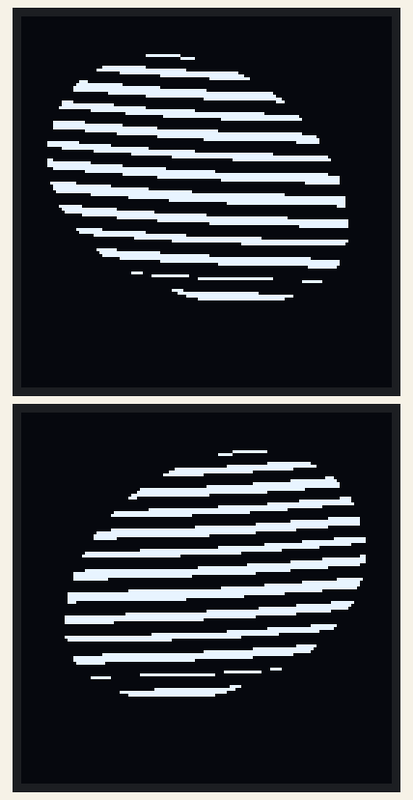
Simulated run of this sketch. Board: Arduino Uno, built for the host (arithmetic inside an expression is 32-bit, double 64-bit). Parts: 2 × 128×128 one-colour display. Random numbers use the default seed unless the sketch sets one.

Above: at 0.2 s.
At 4.24 s:
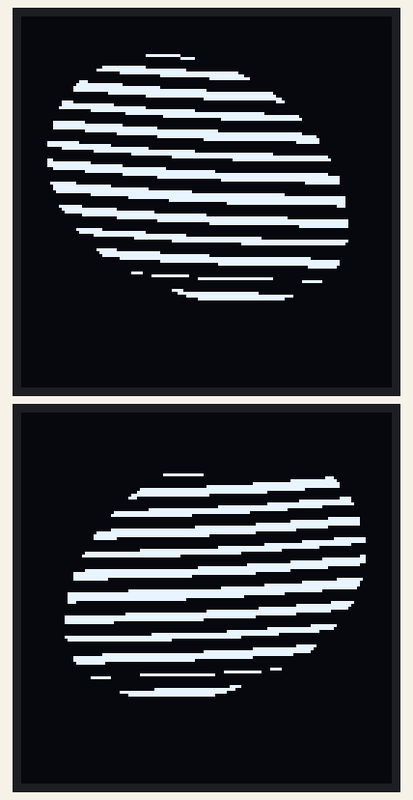
At 10.4 s:
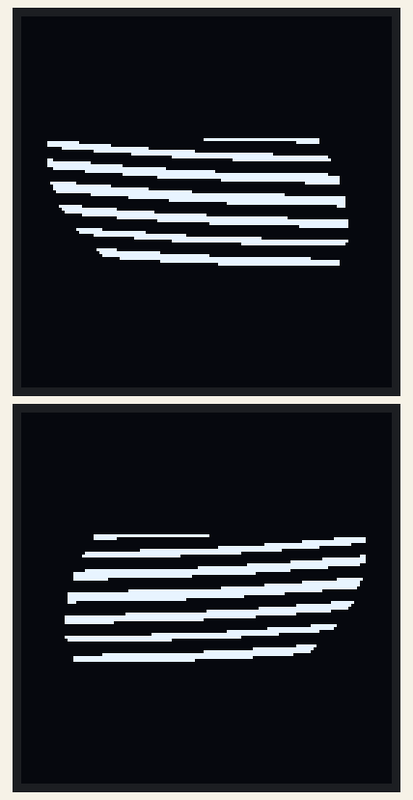
At 14.1 s:
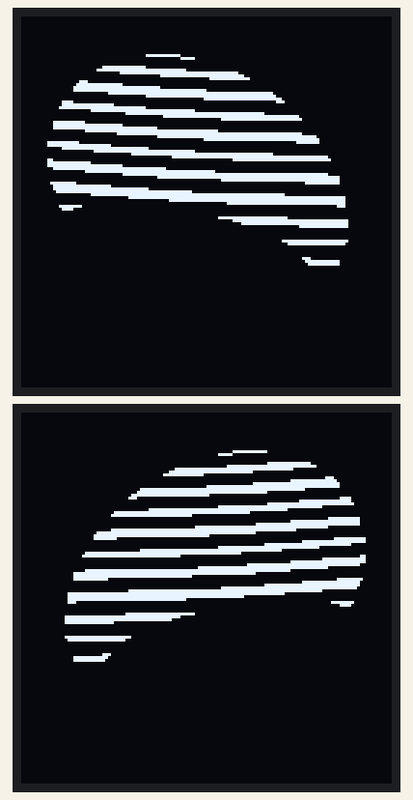
At 23.51 s:
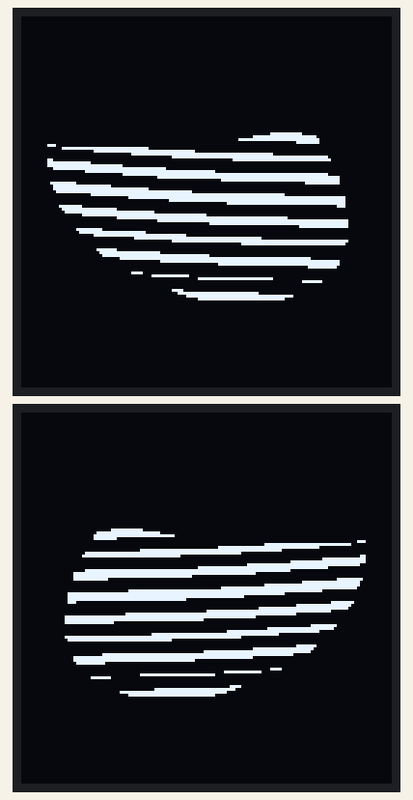
At 34.4 s:
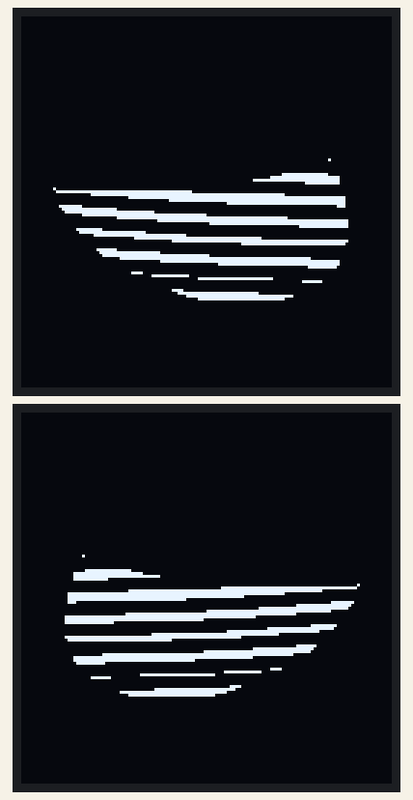

The sketch:

EveEyes.ino
```cpp
#include <Wire.h>
#include <Adafruit_GFX.h>
#include <Adafruit_SH110X.h>
#include "eye_bitmap.h"

#define SCREEN_WIDTH 128
#define SCREEN_HEIGHT 128

// Forward declarations
void drawHappyRight(Adafruit_SH1107 &display, unsigned long elapsed);
void drawHappyLeft(Adafruit_SH1107 &display, unsigned long elapsed);
void drawSadRight(Adafruit_SH1107 &display, unsigned long elapsed);
void drawSadLeft(Adafruit_SH1107 &display, unsigned long elapsed);
void drawTiltedSmile(Adafruit_SH1107 &display, int cx, int cy, int rx, int ry, int offsetY, float tilt);
void drawTiltedFrown(Adafruit_SH1107 &display, int cx, int cy, int rx, int ry, int offsetY, float tilt);
void drawFlippedBitmap(Adafruit_SH1107 &display, const uint8_t *bitmap, int16_t x, int16_t y, int16_t w, int16_t h, uint16_t color);

TwoWire wireLeft = TwoWire(0);
TwoWire wireRight = TwoWire(1);

Adafruit_SH1107 displayLeft(SCREEN_WIDTH, SCREEN_HEIGHT, &wireLeft, -1);
Adafruit_SH1107 displayRight(SCREEN_WIDTH, SCREEN_HEIGHT, &wireRight, -1);

enum EyeMode {
  EYE_NEUTRAL,
  EYE_HAPPY,
  EYE_SAD
};

struct EyeState {
  EyeMode mode = EYE_NEUTRAL;
  bool animating = false;
  unsigned long startTime = 0;
};

EyeState eyeState; // Shared state for both eyes

// Timing constants
const int smileRiseHeight = 20;
const int smileRiseDuration = 1000;
const int smileHoldDuration = 2000;
const int smileFallDuration = 400;
const int totalSmileTime = smileRiseDuration + smileHoldDuration + smileFallDuration;

const int sadCoverMaxOffset = 20;
const int sadRiseDuration = 1000;
const int sadHoldDuration = 2000;
const int sadFallDuration = 400;
const int totalSadTime = sadRiseDuration + sadHoldDuration + sadFallDuration;

// Blink control
int blinkStage = 0;
unsigned long lastBlinkTime = 0;
unsigned long blinkInterval = 4000;
const int blinkStepDelay = 60;

void drawFlippedBitmap(Adafruit_SH1107 &display, const uint8_t *bitmap, int16_t x, int16_t y, int16_t w, int16_t h, uint16_t color) {
  for (int16_t j = 0; j < h; j++) {
    for (int16_t i = 0; i < w; i++) {
      uint16_t pixelX = w - 1 - i;
      if (pgm_read_byte(&bitmap[j * (w / 8) + (pixelX / 8)]) & (1 << (7 - (pixelX % 8)))) {
        display.drawPixel(x + i, y + j, color);
      }
    }
  }
}

void drawTiltedSmile(Adafruit_SH1107 &display, int cx, int cy, int rx, int ry, int offsetY, float tilt) {
  for (int y = -ry; y <= 0; y++) {
    float fy = y / float(ry);
    float fx = sqrt(1.0 - fy * fy);
    int halfWidth = int(rx * fx);
    int shift = int(y * tilt);
    int x0 = cx - halfWidth + shift;
    int x1 = cx + halfWidth + shift;
    int drawY = cy + y - offsetY;
    display.drawFastHLine(x0, drawY, x1 - x0, SH110X_BLACK);
  }
  display.fillRect(0, cy - offsetY + 1, SCREEN_WIDTH, SCREEN_HEIGHT, SH110X_BLACK);
}

void drawTiltedFrown(Adafruit_SH1107 &display, int cx, int cy, int rx, int ry, int offsetY, float tilt) {
  for (float y = 0; y <= ry; y += 0.5) {
    float fy = y / float(ry);
    float fx = sqrt(1.0 - fy * fy);
    int halfWidth = int(rx * fx);
    int shift = int(y * tilt);
    int x0 = cx - halfWidth + shift;
    int x1 = cx + halfWidth + shift;
    int drawY = cy + y + offsetY;
    display.drawFastHLine(x0, drawY, x1 - x0, SH110X_BLACK);
  }
  display.fillRect(0, 0, SCREEN_WIDTH, cy + offsetY, SH110X_BLACK);
}

void drawHappyRight(Adafruit_SH1107 &display, unsigned long elapsed) {
  int smileOffset = 0;
  if (elapsed < smileRiseDuration) {
    smileOffset = map(elapsed, 0, smileRiseDuration, 0, smileRiseHeight);
  } else if (elapsed < smileRiseDuration + smileHoldDuration) {
    smileOffset = smileRiseHeight;
  } else if (elapsed < totalSmileTime) {
    int fallElapsed = elapsed - smileRiseDuration - smileHoldDuration;
    smileOffset = map(fallElapsed, 0, smileFallDuration, smileRiseHeight, 0);
  }
  drawTiltedSmile(display, 84, 105, 55, 20, smileOffset, -0.5);
}

void drawHappyLeft(Adafruit_SH1107 &display, unsigned long elapsed) {
  int smileOffset = 0;
  if (elapsed < smileRiseDuration) {
    smileOffset = map(elapsed, 0, smileRiseDuration, 0, smileRiseHeight);
  } else if (elapsed < smileRiseDuration + smileHoldDuration) {
    smileOffset = smileRiseHeight;
  } else if (elapsed < totalSmileTime) {
    int fallElapsed = elapsed - smileRiseDuration - smileHoldDuration;
    smileOffset = map(fallElapsed, 0, smileFallDuration, smileRiseHeight, 0);
  }
  drawTiltedSmile(display, SCREEN_WIDTH - 84, 105, 55, 20, smileOffset, 0.5);
}

void drawSadRight(Adafruit_SH1107 &display, unsigned long elapsed) {
  int offsetY = 0;
  if (elapsed < sadRiseDuration) {
    offsetY = map(elapsed, 0, sadRiseDuration, 0, sadCoverMaxOffset);
  } else if (elapsed < sadRiseDuration + sadHoldDuration) {
    offsetY = sadCoverMaxOffset;
  } else if (elapsed < totalSadTime) {
    int fallElapsed = elapsed - sadRiseDuration - sadHoldDuration;
    offsetY = map(fallElapsed, 0, sadFallDuration, sadCoverMaxOffset, 0);
  }
  drawTiltedFrown(display, 84, 20, 75, 20, offsetY, 0.5);
}

void drawSadLeft(Adafruit_SH1107 &display, unsigned long elapsed) {
  int offsetY = 0;
  if (elapsed < sadRiseDuration) {
    offsetY = map(elapsed, 0, sadRiseDuration, 0, sadCoverMaxOffset);
  } else if (elapsed < sadRiseDuration + sadHoldDuration) {
    offsetY = sadCoverMaxOffset;
  } else if (elapsed < totalSadTime) {
    int fallElapsed = elapsed - sadRiseDuration - sadHoldDuration;
    offsetY = map(fallElapsed, 0, sadFallDuration, sadCoverMaxOffset, 0);
  }
  drawTiltedFrown(display, SCREEN_WIDTH - 84, 20, 75, 20, offsetY, -0.5);
}

void drawBlinkLids(Adafruit_SH1107 &display, unsigned long now) {
  bool allowBlink = (eyeState.mode == EYE_NEUTRAL);

  if (allowBlink) {
    if (blinkStage == 0 && now - lastBlinkTime > blinkInterval) {
      blinkStage = 1;
      lastBlinkTime = now;
    } else if (blinkStage > 0 && now - lastBlinkTime > blinkStepDelay) {
      blinkStage++;
      lastBlinkTime = now;
      if (blinkStage > 6) {
        blinkStage = 0;
        blinkInterval = random(3000, 6000);
      }
    }
  }

  if (blinkStage > 0) {
    int blinkLevel = (blinkStage <= 3) ? blinkStage : 6 - blinkStage;
    int lidHeight = (SCREEN_HEIGHT / 6) * blinkLevel;
    display.fillRect(0, 0, SCREEN_WIDTH, lidHeight, SH110X_BLACK);
    display.fillRect(0, SCREEN_HEIGHT - lidHeight, SCREEN_WIDTH, lidHeight, SH110X_BLACK);
  }
}

void renderEyes(unsigned long now) {
  // Right eye (original)
  displayRight.clearDisplay();
  displayRight.drawBitmap(0, 0, eye_bitmap, EYE_WIDTH, EYE_HEIGHT, SH110X_WHITE);

  // Left eye (flipped)
  displayLeft.clearDisplay();
  drawFlippedBitmap(displayLeft, eye_bitmap, 0, 0, EYE_WIDTH, EYE_HEIGHT, SH110X_WHITE);

  // Synced expressions
  switch (eyeState.mode) {
    case EYE_HAPPY:
      drawHappyRight(displayRight, now - eyeState.startTime);
      drawHappyLeft(displayLeft, now - eyeState.startTime);
      break;
    case EYE_SAD:
      drawSadRight(displayRight, now - eyeState.startTime);
      drawSadLeft(displayLeft, now - eyeState.startTime);
      break;
    default: // Neutral
      break;
  }

  // Synced blinking
  drawBlinkLids(displayRight, now);
  drawBlinkLids(displayLeft, now);

  displayRight.display();
  displayLeft.display();
}

void updateEyeState(unsigned long now) {
  static unsigned long lastTrigger = 0;
  static bool nextSad = true;

  if (eyeState.mode == EYE_NEUTRAL && now - lastTrigger > random(6000, 10000)) {
    eyeState.mode = nextSad ? EYE_SAD : EYE_HAPPY;
    eyeState.animating = true;
    eyeState.startTime = now;
    lastTrigger = now;
    nextSad = !nextSad;
  }

  if (eyeState.animating) {
    if ((eyeState.mode == EYE_HAPPY && now - eyeState.startTime > totalSmileTime) ||
        (eyeState.mode == EYE_SAD && now - eyeState.startTime > totalSadTime)) {
      eyeState.mode = EYE_NEUTRAL;
      eyeState.animating = false;
    }
  }
}

void setup() {
  Serial.begin(115200);
  wireLeft.begin(21, 22);
  wireRight.begin(19, 18);

  if (!displayLeft.begin(0x3C, true)) Serial.println("Left display error!");
  if (!displayRight.begin(0x3C, true)) Serial.println("Right display error!");

  displayLeft.clearDisplay();
  displayRight.clearDisplay();
}

void loop() {
  unsigned long now = millis();
  updateEyeState(now);
  renderEyes(now);
  delay(30);
}
```

Source omitted: eye_bitmap.h (data table, 12638 bytes)

Measured:
- what the display in image 0 shows lasts 3.9 s, from 0.2 s to 4.1 s
- what the display in image 3 shows lasts 1.9 s, from 14.1 s to 16.0 s
